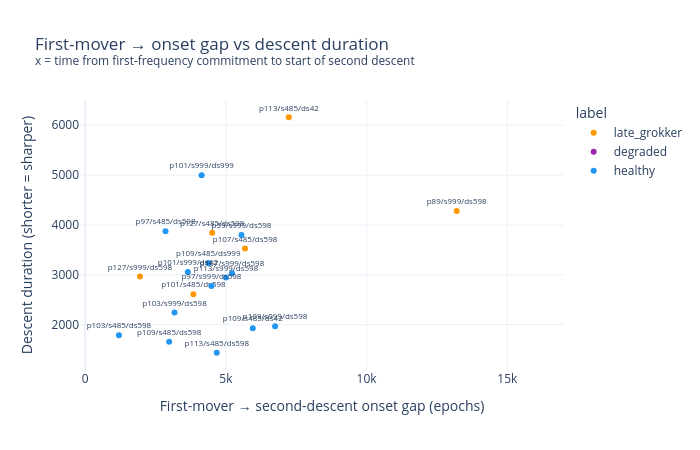

This figure's notebook cell:
### Markdown cell above
## Second descent onset timing

When does the second descent start, relative to the first mover epoch?
The gap between first-mover emergence and second-descent onset may indicate
how long the model needs to organize after the first frequency commits.
Models near the critical point should have a shorter gap.

### Code cell
df_onset = df[df["first_mover_epoch"].notna() & df["second_descent_onset"].notna()].copy()
df_onset["fm_to_onset_gap"] = df_onset["second_descent_onset"] - df_onset["first_mover_epoch"]

fig = px.scatter(
    df_onset,
    x="fm_to_onset_gap",
    y="descent_duration",
    color="label",
    color_discrete_map=_LABEL_COLORS,
    hover_data=["variant", "prime", "n_freqs", "second_descent_onset", "first_mover_epoch"],
    text="variant",
    title="First-mover → onset gap vs descent duration<br>"
          "<sup>x = time from first-frequency commitment to start of second descent</sup>",
    labels={
        "fm_to_onset_gap": "First-mover → second-descent onset gap (epochs)",
        "descent_duration": "Descent duration (shorter = sharper)",
    },
    template="plotly_white",
    height=450,
    width=700,
)
fig.update_traces(textposition="top center", textfont_size=8)
fig.show()
fig.write_image(str(EXPORT_DIR / "fm_gap_vs_duration.png"))

### Figure 1 — Plotly figure (JSON) as saved in the notebook; plotly's stock layout.template omitted (floating-point values rounded to 4 significant figures)
{"data": [{"customdata": [["p101/s485/ds42", 101, 0, 16820, 800], ["p101/s485/ds598", 101, 4, 14045, 10200], ["p101/s999/ds598", 101, 0, 13043, 10700], ["p107/s485/ds598", 107, 4, 16781, 11100], ["p113/s485/ds42", 113, 4, 15236, 8000], ["p127/s485/ds598", 127, 5, 13013, 8500], ["p127/s999/ds598", 127, 4, 13245, 11300], ["p59/s485/ds42", 59, 0, 16022, 9800], ["p59/s485/ds598", 59, 2, 15553, 5000], ["p89/s999/ds598", 89, 0, 20699, 7500]], "hovertemplate": "label=late_grokker<br>First-mover → second-descent onset gap (epochs)=%{x}<br>Descent duration (shorter = sharper)=%{y}<br>variant=%{customdata[0]}<br>prime=%{customdata[1]}<br>n_freqs=%{customdata[2]}<br>second_descent_onset=%{customdata[3]}<br>first_mover_epoch=%{customdata[4]}<extra></extra>", "legendgroup": "late_grokker", "marker": {"color": "#FF9800", "symbol": "circle"}, "mode": "markers+text", "name": "late_grokker", "orientation": "v", "showlegend": true, "text": ["p101/s485/ds42", "p101/s485/ds598", "p101/s999/ds598", "p107/s485/ds598", "p113/s485/ds42", "p127/s485/ds598", "p127/s999/ds598", "p59/s485/ds42", "p59/s485/ds598", "p89/s999/ds598"], "textfont": {"size": 8}, "textposition": "top center", "type": "scatter", "x": [16020.0, 3845.0, 2343.0, 5681.0, 7236.0, 4513.0, 1945.0, 6222.0, 10550.0, 13200.0], "xaxis": "x", "y": [NaN, 2611.0, NaN, 3527.0, 6160.0, 3843.0, 2968.0, NaN, NaN, 4278.0], "yaxis": "y"}, {"customdata": [["p101/s485/ds999", 101, 3, 6463, 4500], ["p113/s485/ds999", 113, 4, 15809, 15000], ["p113/s999/ds42", 113, 0, 19807, 14000], ["p113/s999/ds999", 113, 3, 10048, 7000], ["p59/s999/ds999", 59, 3, 9560, 3000]], "hovertemplate": "label=degraded<br>First-mover → second-descent onset gap (epochs)=%{x}<br>Descent duration (shorter = sharper)=%{y}<br>variant=%{customdata[0]}<br>prime=%{customdata[1]}<br>n_freqs=%{customdata[2]}<br>second_descent_onset=%{customdata[3]}<br>first_mover_epoch=%{customdata[4]}<extra></extra>", "legendgroup": "degraded", "marker": {"color": "#9C27B0", "symbol": "circle"}, "mode": "markers+text", "name": "degraded", "orientation": "v", "showlegend": true, "text": ["p101/s485/ds999", "p113/s485/ds999", "p113/s999/ds42", "p113/s999/ds999", "p59/s999/ds999"], "textfont": {"size": 8}, "textposition": "top center", "type": "scatter", "x": [1963.0, 809.0, 5807.0, 3048.0, 6560.0], "xaxis": "x", "y": [NaN, NaN, NaN, NaN, NaN], "yaxis": "y"}, {"customdata": [["p101/s999/ds42", 101, 4, 10146, 6500], ["p101/s999/ds999", 101, 3, 5037, 900], ["p103/s485/ds598", 103, 4, 7699, 6500], ["p103/s999/ds598", 103, 4, 4474, 1300], ["p107/s999/ds598", 107, 3, 9217, 4000], ["p109/s485/ds42", 109, 3, 6854, 900], ["p109/s485/ds598", 109, 3, 3584, 600], ["p109/s485/ds999", 109, 4, 7373, 3000], ["p109/s999/ds598", 109, 4, 10748, 4000], ["p113/s485/ds598", 113, 3, 8676, 4000], ["p113/s999/ds598", 113, 4, 9503, 4500], ["p59/s999/ds598", 59, 3, 6754, 1200], ["p97/s485/ds598", 97, 3, 7355, 4500], ["p97/s999/ds598", 97, 3, 9985, 5500]], "hovertemplate": "label=healthy<br>First-mover → second-descent onset gap (epochs)=%{x}<br>Descent duration (shorter = sharper)=%{y}<br>variant=%{customdata[0]}<br>prime=%{customdata[1]}<br>n_freqs=%{customdata[2]}<br>second_descent_onset=%{customdata[3]}<br>first_mover_epoch=%{customdata[4]}<extra></extra>", "legendgroup": "healthy", "marker": {"color": "#2196F3", "symbol": "circle"}, "mode": "markers+text", "name": "healthy", "orientation": "v", "showlegend": true, "text": ["p101/s999/ds42", "p101/s999/ds999", "p103/s485/ds598", "p103/s999/ds598", "p107/s999/ds598", "p109/s485/ds42", "p109/s485/ds598", "p109/s485/ds999", "p109/s999/ds598", "p113/s485/ds598", "p113/s999/ds598", "p59/s999/ds598", "p97/s485/ds598", "p97/s999/ds598"], "textfont": {"size": 8}, "textposition": "top center", "type": "scatter", "x": [3646.0, 4137.0, 1199.0, 3174.0, 5217.0, 5954.0, 2984.0, 4373.0, 6748.0, 4676.0, 5003.0, 5554.0, 2855.0, 4485.0], "xaxis": "x", "y": [3055.0, 4999.0, 1790.0, 2242.0, 3032.0, 1930.0, 1659.0, 3239.0, 1970.0, 1437.0, 2945.0, 3799.0, 3876.0, 2777.0], "yaxis": "y"}], "layout": {"height": 450, "legend": {"title": {"text": "label"}, "tracegroupgap": 0}, "title": {"text": "First-mover → onset gap vs descent duration<br><sup>x = time from first-frequency commitment to start of second descent</sup>"}, "width": 700, "xaxis": {"anchor": "y", "domain": [0, 1], "title": {"text": "First-mover → second-descent onset gap (epochs)"}}, "yaxis": {"anchor": "x", "domain": [0, 1], "title": {"text": "Descent duration (shorter = sharper)"}}}}
